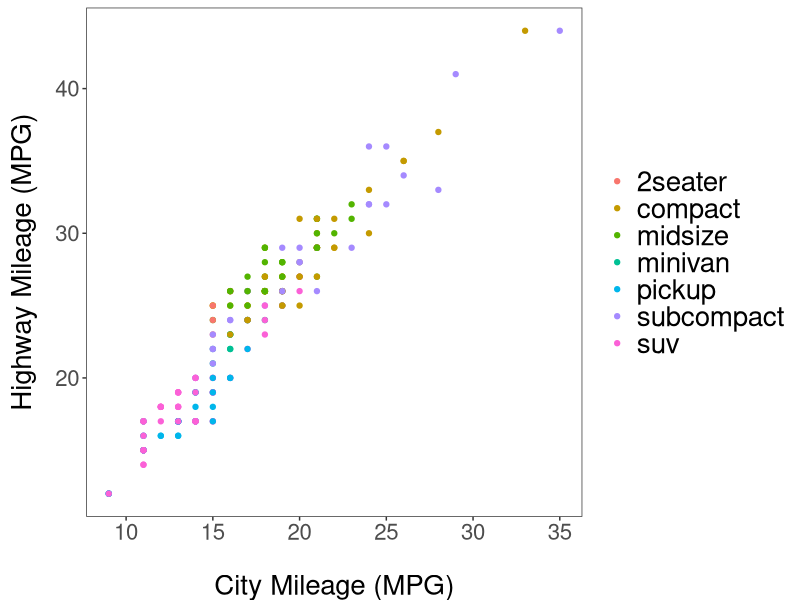
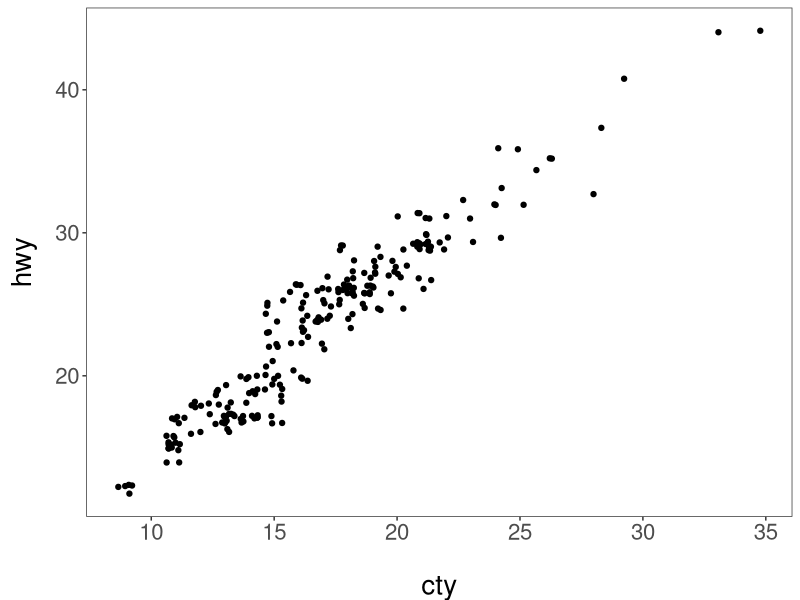
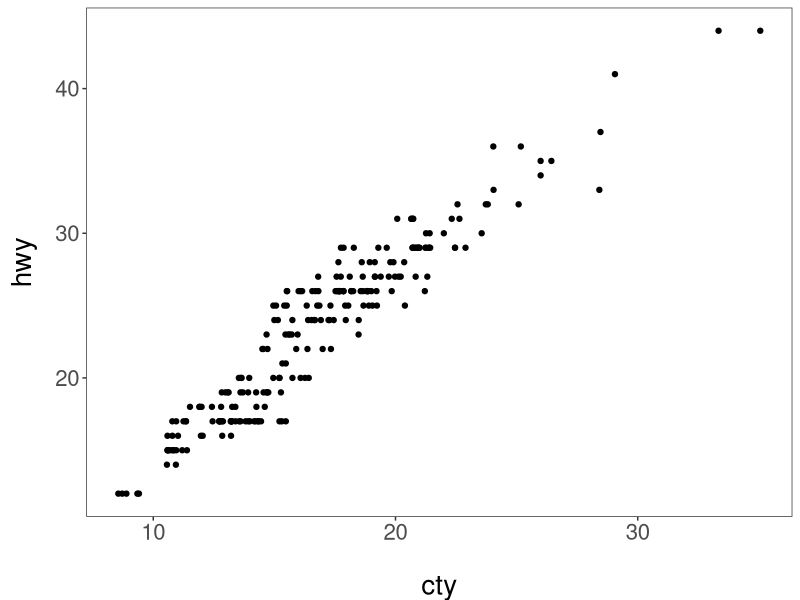
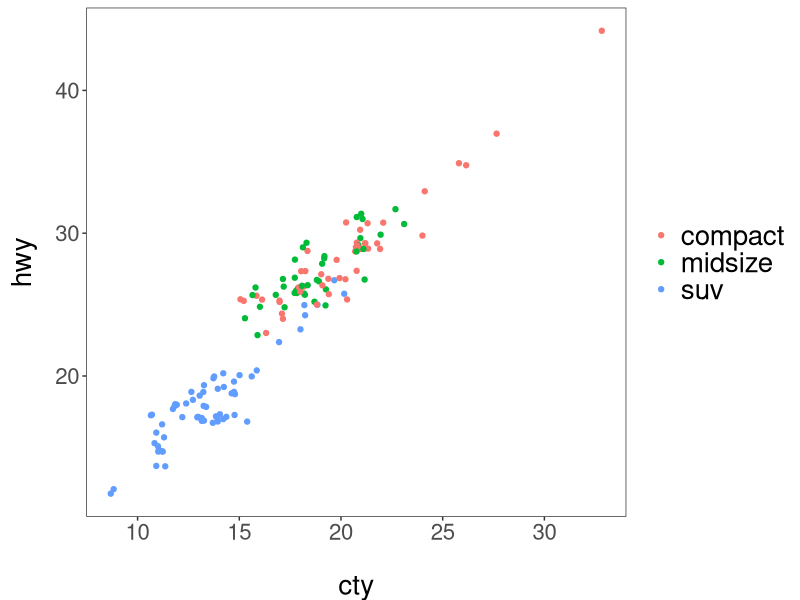
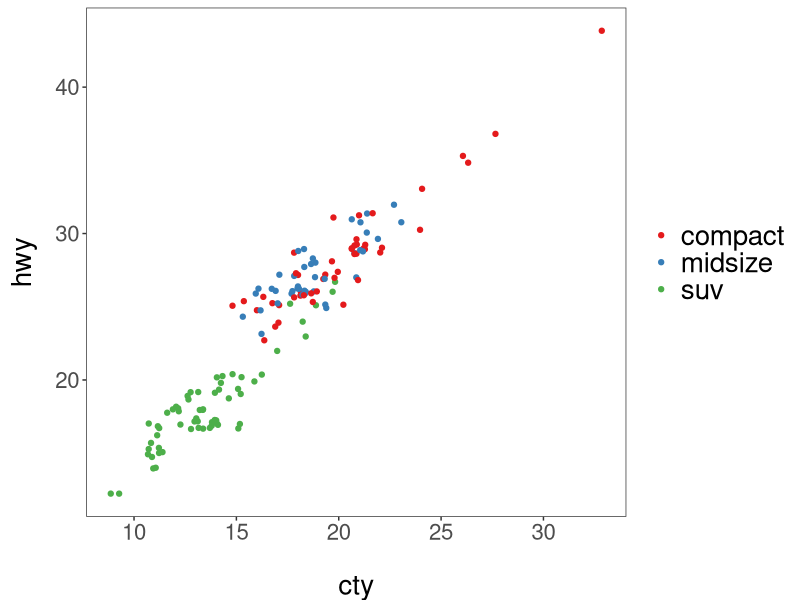
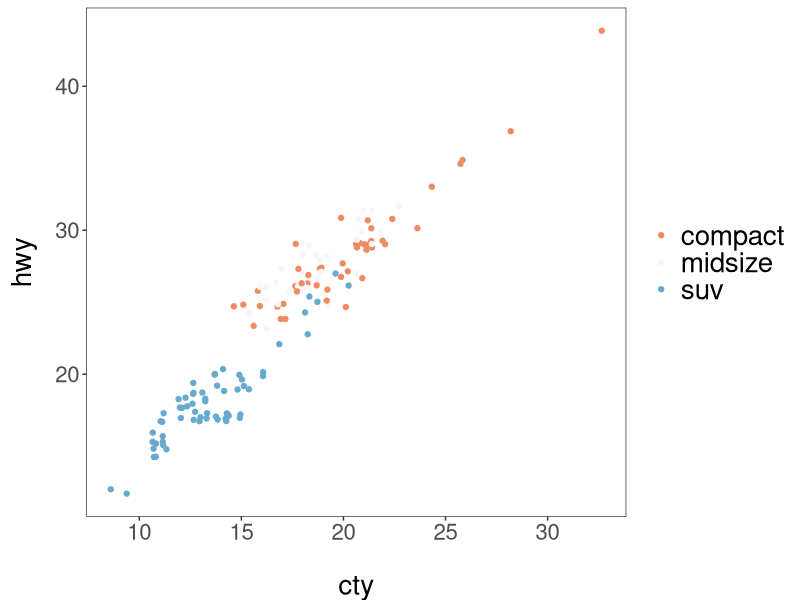
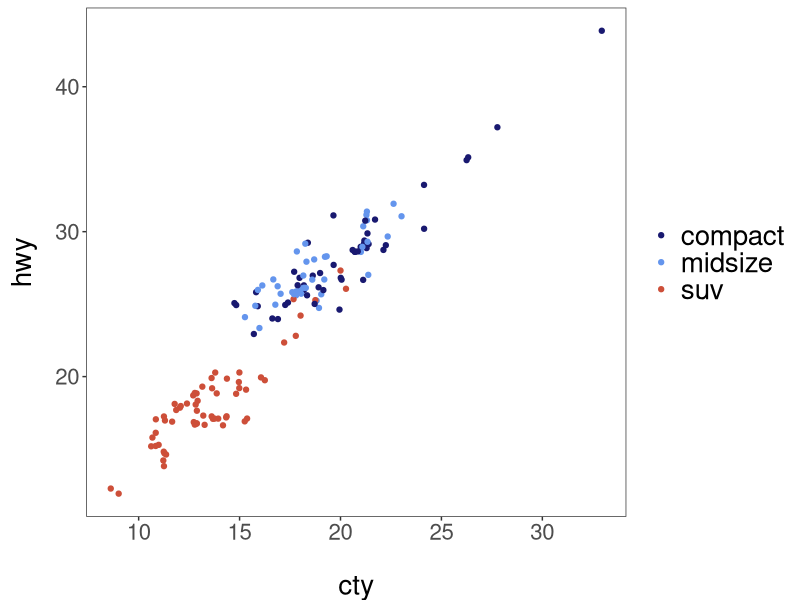
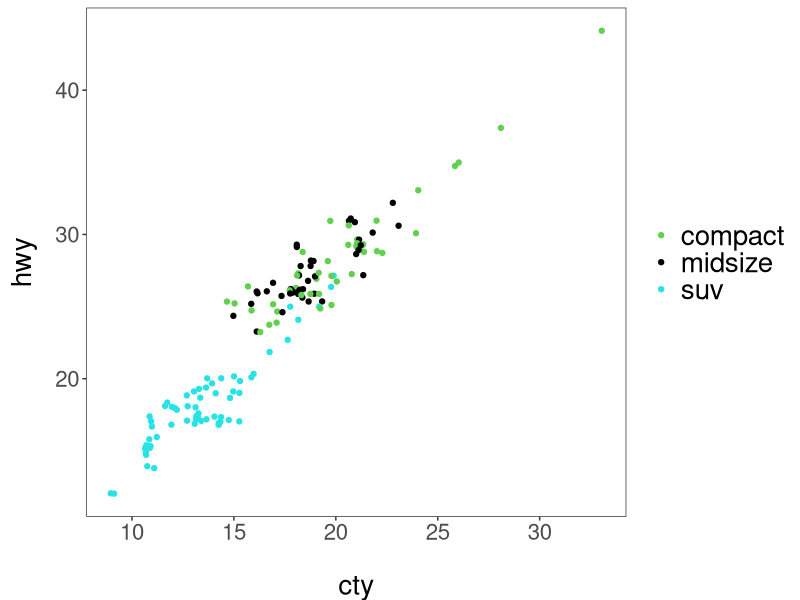

Reproduce these figures in R, in order. (Note: this script raises an error after producing the figures.)
# ---------------------------------------------------------- #
#### MODULE 3: Plot even more data!                       ####               
# ---------------------------------------------------------- #

## OBJECTIVE:
# 1. To develop a "grammar of graphics".
# 2. To become comfortable using ggplot2 for exploratory data visualization.


# ---------------------------------------------------------- #
#### SET UP:                                              ####
# ---------------------------------------------------------- #
# REMINDER: In RStudio, open the Rproject for our course (UNCG_DataWrangling), 
# pull any changes from GitHub, and navigate to the branch you created for 
# yourself (just a single branch for the whole semester) in RStudio's Git tab.
# Open this week's assignment in this new branch to complete and submit on GitHub.
# Ideally, you'll commit your answers a bit at a time as you work through
# this assignment, rather than committing all at once at the end.

# Reminder of some helpful resources for graphing in R:
# ggplot Cookbook: http://www.cookbook-r.com/Graphs/
# Official ggplot2 Book: https://ggplot2-book.org/
# Themes in ggplot2: https://ggplot2-book.org/polishing.html#themes

# In ggplot2, aesthetic means “something you can see”. Each aesthetic is a
# mapping between a visual cue and a variable.
# Examples include:
# position (i.e., on the x and y axes)
# color (“outside” color)
# fill (“inside” color)
# shape (of points)
# line type
# size

# Each type of geometric object (geom) accepts only a subset of all aesthetics.
# Refer to the geom help pages to see what mappings each geom accepts. Aesthetic
# mappings are set with the aes() function.

# TASK: We will be using the ggplot2 package for graphing. Fortunately, ggplot2 
# is nested within the tidyverse package (along with many others).
# Start by writing code to load the tidyverse library.
# HINT: see the end of assignment #1 if you forgot how to load a package.
setwd("/Users/rachaelbrenneman/Desktop/data_wrangle/UNCG_DataWrangling")
library(tidyverse)

# TASK: Write code below to set your theme to black and white and both your major
# AND minor gridlines to element_blank for all plots you'll be making today.
# HINT: Check back to last week's assignment section 1.9 for setting themes for
# all plots.
theme_set(theme_bw())
theme_update(axis.title.x = element_text(size = 20, vjust = -0.35, margin = margin(t = 15)),
             axis.text.x = element_text(size = 16),
             axis.title.y = element_text(size = 20, angle = 90,
                                         vjust = 0.5, margin = margin(r = 15)),
             axis.text.y = element_text(size = 16),
             plot.title = element_text(size = 24, vjust = 2),
             panel.grid.major = element_blank(),
             panel.grid.minor = element_blank(),
             legend.title = element_blank(),
             legend.text = element_text(size = 20))

# ---------------------------------------------------------- #
#### 1.0 CORRELATION                                      ####
# ---------------------------------------------------------- #

# We learned how to make correlations last week, but it never hurts to get
# more practice! Let's start by using a data set built into ggplot2.
# The mpg dataset looks at the gas efficiency of different cars. Run the following
# code to load the data:
data(mpg, package = "ggplot2")

# TASK: Create a scatterplot (i.e., a dot plot) to relate city and highway mileage.
# Color the points by the class of car (class column) and label the x and y axis 
# to be more informative (City Mileage (MPG) vs Highway Mileage (MPG)).
# HINT: Refer back to last week's assignment or the ggplot help resources if you 
# forget how to make a scatterplot.
ggplot(mpg, aes(x = cty, y = hwy, color=as.factor(class))) +
  ylab("Highway Mileage (MPG)") +
  xlab("City Mileage (MPG)") +
  geom_point()

# Looks alright, but the graph may be hiding some information...
# QUESTION: How many data points are in the mpg dataframe?
#there are 234 observations

# QUESTION: Approximately how many dots are in the graph you just made? How does
# that compare to the number of observations in the dataframe?
#not 234
#maybe around 100

# Try another correlation-focused geom that addresses this problem by running
# the following code:
ggplot(data=mpg, aes(x=cty, y=hwy)) + 
  geom_jitter()


# QUESTION: What happened when you created the plot with geom_jitter?
#very different graph - much more points - more clusters - not as evenly spaced

# QUESTION: Run the code to create a plot using geom_jitter a second time. Then run it
# again and again. What happens each time? Why is this happening?
# it looks like it has different spreads each time it is run

# TASK: The default in geom_jitter is to jitter (or slightly move) the points away
# from each other in both the x and y directions. Check the help file for geom_jitter
# and write code below to make a graph where you jitter points in only the x-dimension
# by 0.5.
ggplot(data=mpg, aes(x=cty, y=hwy)) + 
  geom_jitter(width = 0.5, height = 0)

# ---------------------------------------------------------- #
#### 1.1 DETOUR! COLORS, COLORS, COLORS                   ####
# ---------------------------------------------------------- #

# Our world is so colorful, and our graphs can be too! But we want to be mindful
# of our color choices to not only be beautiful, but also informative and accessible.

# TASK: Create a new dataframe that filters our mpg data down to only information
# for car classes compact, midsize, and suv using an %in% statement. Name your 
# new dataframe mpgSubset.
# HINT: Refer back to the Transform assignment if you want help with %in% (or 
# try googling!)
mpgSubset <- mpg %>% 
  mutate(class = ifelse(class %in% c("compact", "midsize", "suv"), class, NA)) %>% 
           na.omit(class)

# ggplot has lots of nice (and some not so nice) built-in color palettes that we 
# can use to fill our bars with color. Try running the following code:
ggplot(data=mpgSubset, aes(x=cty, y=hwy, color=class)) +
  geom_jitter()

# The code above supplies us with ggplot's default color palette, which I find not
# so pleasing. Let's try to change this!

# We can add a statement specifying the scale of colors we would prefer. One way
# to do this is to use other pre-set palettes from ggplot. Run the code below to 
# ask ggplot to use the color brewer's palette called Set 1.
ggplot(data=mpgSubset, aes(x=cty, y=hwy, color=class)) +
  geom_jitter() +
  scale_color_brewer(palette="Set1")

# Alternatively, we could use the "RdBu" palette:
ggplot(data=mpgSubset, aes(x=cty, y=hwy, color=class)) +
  geom_jitter() +
  scale_color_brewer(palette="RdBu")

# QUESTION: Investigate the color brewer's range of palettes at this website: 
# https://r-graph-gallery.com/38-rcolorbrewers-palettes.html
# What do you notice about the colors chosen from each of the palettes that we
# used above? (i.e., does it use the first three colors in the palette? The last
# three? Some other combination?)
#Both of the colors are used in different orders depending on the set
#the website says that there are different types of sets, and I think that this is
#one of those times that they are meant to work differently

# We could also pick out EXACTLY which colors we want for our figure. 
# There are 4 main ways to specify colors in R:
### by name
### by number
### by Hex code
### with the rgb() function

# By Name: R allows you to call more than 600 colors by name! Run the following
# code to see a list:
colors()

# We can put in the colors we chose for each variable by adding the 
# scale_color_manual() function to our plot. Try it out by running the following
# code:
ggplot(data=mpgSubset, aes(x=cty, y=hwy, color=class)) +
  geom_jitter() +
  scale_color_manual(values=c('midnightblue', 'cornflowerblue', 'tomato3'))


# You can also chose colors by number, which are assigned in R.

# TASK: Copy and paste the code to make our scatterplot and replace the color names
# with three numbers of your choice (between 1 and 657). How does your new figure look?
# HINT: remember to remove the quotation marks when calling numbers.
ggplot(data=mpgSubset, aes(x=cty, y=hwy, color=class)) +
  geom_jitter() +
  scale_color_manual(values=c(627, 617, 533))

# QUESTION: How do you think you could figure out which color name belongs to
# each color number?
# HINT: Try creating a dataframe from color() by passing it into the
# as.data.frame() function.
as.data.frame(colors())

# You can also chose colors by Hex code. A Hex color code is a 6-symbol code made
# of up to three 2-symbol elements (6 symbols in length all together). Each of 
# the 2-symbol elements represents a color value in the Red-Green-Blue (RGB) color
# scale from 0 to 255. Hex codes are written with a # in front of them. Let's try
# out calling our colors using hex code.
ggplot(data=mpgSubset, aes(x=cty, y=hwy, color=class)) +
  geom_jitter() +
  scale_color_manual(values=c('#191970', '#6495ED', '#FF6347'))

# There are two great things about hex codes. First, you can call ANY color you 
# want with a hex code. That is, you're not limited to the 657 colors that are
# in ggplot. By specifying the color by hex code, you can pick literally anything!

# TASK: Google the search term "color picker". This should bring up google's color
# picker (in addition to a billion other color picking websites). Use this color
# picker to generate the hex codes for three new colors of your choice. Then copy
# and paste the above code, replacing the hex codes with your color choices.
ggplot(data=mpgSubset, aes(x=cty, y=hwy, color=class)) +
  geom_jitter() +
  scale_color_manual(values=c('#9d03fc', '#eb700c', '#0cebb7'))

# The second great thing about hex codes is that you can control the transparency
# of your colors. Transparency is set in a hex code by adding two extra symbols
# to the end, which together make up the "alpha" element. Adding 00 to the end 
# of your hex code will make your color completely transparent, while adding FF 
# to the end will make it completely opaque. Any number/letters in-between will 
# result in partial transparency. You can find a complete list of transparencies
# between 0-100% here: https://gist.github.com/lopspower/03fb1cc0ac9f32ef38f4

# TASK: Try out transparency by copying and pasting your graph code below and
# adding the alpha element to the end of each of your hex codes to make your
# first color 0% transparent, your second color 50% transparent, and your third
# color 100% transparent.
ggplot(data=mpgSubset, aes(x=cty, y=hwy, color=class)) +
  geom_jitter() +
  scale_color_manual(values=c('#9d03fc00', '#eb700c80', '#0cebb7FF'))

# QUESTION: What happened to the point that you set to 100% transparent?
#she's gone

# Finally, we can set our colors using the rgb() function. This operates very
# similarly to the hex code, where you can pick exactly the color and transparency
# you want. Try it out by running the following code:
ggplot(data=mpgSubset, aes(x=cty, y=hwy, color=class)) +
  geom_jitter() +
  scale_color_manual(values=c(rgb(.10, .10, .44, .5), 
  rgb(.39, .58, .93, .5), rgb(1.0, .39, .28, .5)))

# TASK: Modify the above code to make all of your points 50% transparent.

# There are so many inventive and artistic people in the world who have expanded
# the offerings for colors in ggplot. Check out some notable ones listed below
# when choosing colors for this assignment.
### Color-blind friendly palettes: https://github.com/JLSteenwyk/ggpubfigs
### Color palettes from vintage National Parks posters: https://github.com/katiejolly/nationalparkcolors
### Color palettes based on Wes Anderson movies: https://github.com/karthik/wesanderson
### Color palettes from famous Dutch paintings: https://github.com/EdwinTh/dutchmasters


# ---------------------------------------------------------- #
#### 1.2 DETOUR! LEGENDS                                  ####
# ---------------------------------------------------------- #

# When you specify colors in your ggplot code, R throws in a bonus legend for free!
# However, this legend is often not as clear or visually appealing as we might 
# prefer. But as with all geometric objects in ggplot, legends can be easily altered.

# Run the following code to create a scatter plot. Feel free to modify the colors
# as you prefer!
ggplot(data=mpgSubset, aes(x=cty, y=hwy, color=class)) +
  geom_jitter()

# QUESTION: Where did ggplot get the legend title and values from?
#from the class

# We could change the title and values in our legend by altering the dataframe
# we are passing into ggplot. But that seems a bit drastic. Instead, we can 
# lean on the same code that specifies our color picks to alter the legend text.
# Try it out by running the following code:
ggplot(data=mpgSubset, aes(x=cty, y=hwy, color=class)) + #generating plot and setting y, x, and what the colors are going to color
  geom_jitter() + #the jitter function
  scale_color_manual(values=c('#FCBA03', '#380754', '#496916'), #setting the colors for  different class
                     name='Class of Car', #name of the scale
                     breaks=c('suv', 'midsize', 'compact'), #there the breaks are for characters?
                     labels=c('SUV', 'Midsize', 'Compact')) #our names for the legend


# TASK: Label each line of the code above with what it is doing.
# HINT: Check the scale_color_manual help file or ggplot Cookbook for more info.


# IMPORTANT: It is important to pay attention to the order you provide ggplot with 
# your color choices and legend labels! Try running the following code:
ggplot(data=mpgSubset, aes(x=cty, y=hwy, color=class)) + 
  geom_jitter() + 
  scale_color_manual(values=c('#FCBA03', '#380754', '#496916'), 
                     name='Class of Car', 
                     breaks=c('suv', 'midsize', 'compact'), 
                     labels=c('Compact', 'SUV', 'Midsize')) 


# QUESTION: What is wrong with the code above? Why is it so important to be
# careful with the order you pass information into ggplot?
#the breaks and the labels are switched around and don't match

# While changing the legend text and factor order takes place in the scale_color_manual
# step, moving the legend around on the graph page is part of the graph theme. We
# can try this out using the code below:
ggplot(data=mpgSubset, aes(x=cty, y=hwy, color=class)) + 
  geom_jitter() + 
  theme(legend.position='top')


# TASK: Modify the code above to have the legend display along the bottom of
# the figure.
ggplot(data=mpgSubset, aes(x=cty, y=hwy, color=class)) + 
  geom_jitter() + 
  theme(legend.position='bottom')

# We can also have the legend located within the area of the graph itself! We can 
# do this by specifying the coordinates for where the legend should go within the
# graph axes. First we set the legend position and then we set the anchoring 
# position by justifying the legend.
### bottom left: 0,0
### bottom right: 1,0
### top left: 0,1
### top right: 1,1

# Try it out by running the following code:
ggplot(data=mpgSubset, aes(x=cty, y=hwy, color=class)) + 
  geom_jitter() + 
  theme(legend.position=c(1,0), legend.justification=c(1,0))

# QUESTION: What happens if you don't include the code for legend justification
# above?
ggplot(data=mpgSubset, aes(x=cty, y=hwy, color=class)) + 
  geom_jitter() + 
  theme(legend.position=c(1,0))
#interupts to graph - in the scale

# TASK: Copy and paste the code from above. Modify it to place the legend in the
# upper left part of the graph.
ggplot(data=mpgSubset, aes(x=cty, y=hwy, color=class)) + 
  geom_jitter() + 
  theme(legend.position=c(0,1), legend.justification=c(0,1))

# Finally, we might want to remove the legend altogether! We would do so by
# modifying the theme as well. 

# TASK: Check the ggplot cookbook to find the legends section. Read what it says 
# about removing the legend. Then copy and paste the graph code from above. Modify
# the code to remove the legend.
ggplot(data=mpgSubset, aes(x=cty, y=hwy, color=class)) + 
  geom_jitter() + 
  theme(legend.position="none")

# ---------------------------------------------------------- #
#### 2.0 DEVIATION                                        ####
# ---------------------------------------------------------- #

# Used to compare variation in values between small number of items (or categories) 
# with respect to a fixed reference.

# Whether the graphical type is a deviation graph or a composition graph (or a 
# ranking graph) may depend on the underlying data structure.

# We used geom_bar() last week with factor data to create a bar graph. But
# geom_bar() is a bit tricky because it can make EITHER a bar graph or a histogram
# depending on the data you give it. The default of geom_bar() is to set stat to 
# count so if you give it just a continuous x value, it will make a histogram. Try
# it with the following code:
ggplot(data=mpg, aes(x=hwy)) + 
  geom_bar()

# In order to have the geom create bars and not a histogram, you must:
# 1) Set stat = identity
# 2) Provide both an x and a y inside the aes(), where x is either a character 
# or factor and y is numeric.

# TASK: Create a dataframe of summary statistics for the mpg data, calculating the
# mean, standard deviation, and standard error for highway mpg grouping by class.
# Name the resulting dataframe highwayMPG and your new variables hwy_mean, hwy_sd,
# and hwy_se.
# HINT: Look back at the Transform assignment if you forget how to summarize the
# data. Also recall, standard error = 1.96*standard deviation.
highwayMPG <- mpg %>% 
  group_by(class) %>% 
  summarize(hwy_mean = mean(hwy), 
            hwy_sd = sd(hwy), 
            hwy_se = 1.96*sd(hwy)) %>% 
  ungroup()
            
# TASK: Create a bar graph showing the average highway MPG on the y-axis and 
# car class on the x-axis. Fill the bars by class. Add in error bar caps that are 20%
# the width pf the bars.
# HINT: Don't forget to change stat from the default in your geom_bar() statement!
ggplot(data=highwayMPG, aes(x=class, y=hwy_mean)) + 
  geom_bar(stat = 'identity', aes(fill = class)) +
  geom_errorbar(aes(ymax=hwy_mean+hwy_se, ymin=hwy_mean-hwy_se, width=.2))

# ---------------------------------------------------------- #
#### 2.1 DETOUR! COLORS AND LEGENDS, AGAIN                ####
# ---------------------------------------------------------- #

# Recall that some geometric elements require fills instead of (or sometimes in
# addition to) colors.

# TASK: Create a bar graph with the mpg summary stats with the following parameters:
# (1) Black bar outline
# (2) Bars filled with the color brewer palette "Dark2" using the scale_fill_manual
#     statement
# (3) No legend
# (4) Informative x- and y-axis labels. 
ggplot(data=highwayMPG, aes(x=class, y=hwy_mean)) + 
  geom_bar(stat = 'identity', aes(fill = class), color = 'black') +
  scale_color_brewer(palette="Dark2") +
  theme(legend.position = "none") +
  xlab("Vehicle Class") +
  ylab("Highway Average Mileage")

#geom_boxplot(color = 'purple', fill = 'green')
#scale_color_brewer(palette="RdBu")
# HINT: Carefully consider whether your color and/or fill should go within an aes() 
# statement, the scale_fill_manual or scale_color_manual statements, or neither.
# If in doubt, try a bunch of ways until it looks how we want it. And consult 
# your helpful ggplot resources on the web.


# ---------------------------------------------------------- #
#### 2.2 DETOUR! AXIS MODIFICATIONS                       ####
# ---------------------------------------------------------- #

# Run the following code, feeling free to modify colors as you prefer:
ggplot(data=highwayMPG, aes(x=class, y=hwy_mean, fill=class)) +
  geom_bar(stat='identity') 

# QUESTION: Where is ggplot getting the x-axis tick labels from?
#from the class column

# Often our tick labels are not the best. We can modify them to be more informative
# or visually appealing by directly modifying the dataframe, but again this feels
# a bit extreme. Instead, we can directly modify the scale of the axis. For axes
# that deal with categories, we are setting the discrete scale. Try it out by
# running the following code:
ggplot(data=highwayMPG, aes(x=class, y=hwy_mean, fill=class)) +
  geom_bar(stat='identity') +
  scale_x_discrete(labels=c('sport', 'compact', 'midsize', 'minivan', 'pickup', 'subcompact', 'SUV'))

# We can also change the scale of the continuous axes, including how large they are
# and where the tick marks fall as follows:
ggplot(data=highwayMPG, aes(x=class, y=hwy_mean, fill=class)) +
  geom_bar(stat='identity') +
  scale_y_continuous(breaks=seq(0, 50, 10)) +
  coord_cartesian(ylim=c(0,50))

# QUESTION: Try running the code above without the coord_cartesian() statement. 
# What is surprising about the resulting graph? Based on this result, what do you
# think the coord_cartesian() statement does?
#it changes the scaling of the y-axis - c(0,50) makes a vector that the 
#graph will follow I suppose - was a little surpised it went up by tens though

# We can also add a statement into the scale discrete or continuous statements
# to name our axes, rather than putting in a whole separate step of xlab() or ylab().
# Try it out with the following code:
ggplot(data=highwayMPG, aes(x=class, y=hwy_mean, fill=class)) +
  geom_bar(stat='identity') +
  scale_x_discrete(name='Class of Car') +
  scale_y_continuous(name='Mean Highway MPG')


# Finally, we can flip our axes easily in ggplot as follows:
ggplot(data=highwayMPG, aes(x=class, y=hwy_mean, fill=class)) +
  geom_bar(stat='identity') +
  coord_flip()


# TASK: Let's put it all together. Make a graph of the mpg summary stats with the
# following specifications:
# (1) color by class of car using a color scheme of your choice (not the default)
# (2) plot the class of car on the x-axis and the highway MPG on the y axis
# (3) include better names for the x- and y-axis titles
# (4) include better names for the car classes
# (5) set the scale of the highway mpg to run from 0 to 30 with breaks every 5 
# (6) flip your axes
# (7) remove the legend
ggplot(data=highwayMPG, aes(x=class, y=hwy_mean, fill=class)) +
  geom_bar(stat='identity') +
  theme(legend.position = "none") +
  xlab("Car Class") +
  ylab("Highway MPG") +
  scale_x_discrete(labels=c('sport', 'compact', 'midsize', 'minivan', 'pickup', 'subcompact', 'SUV')) +
  scale_color_brewer(palette="Set1") +
  coord_flip()

# ---------------------------------------------------------- #
#### 3.0 RANKING                                          ####
# ---------------------------------------------------------- #
# Used to compare the position or performance of multiple items with respect to 
# each other. Actual values matters somewhat less than the ranking.

# TASK: Create a dataframe of summary statistics for the mpg data, calculating the
# mean, standard deviation, and standard error for CITY mpg grouping by class.
# Name the resulting dataframe cityMPG and your new variables city_mean, city_sd,
# and city_se.
# HINT: Look back at the Transform assignment if you forget how to summarize the
# data. Also, standard error = 1.96*standard deviation.


# Now we want to plot our data in order from smallest to largest city MPG to get
# a ranking. To do so, we need to use the reorder() function to rearrange the data
# going into our x-axis.
ggplot(cityMPG, aes(x=reorder(class, city_mean), y=city_mean)) + 
  geom_bar(stat="identity")

# TASK: Recreate the above ranking figure to include the following:
# (1) class of car on the x-axis with informative axis and tick labels
# (2) MPG ordered from highest to lowest (hint: try google if you're unsure)
# (3) bars with dary grey outlines and filled by class with your favorite color scheme
# (4) error bars with end caps 30% the width of the bars
# (5) y-axis from 0 to 30 with tick marks every 5
# (6) no legend.


# ---------------------------------------------------------- #
#### 4.0 DISTRIBUTION                                     ####
# ---------------------------------------------------------- #
# When you have lots and lots of data points and want to study where and how the
# data points are distributed.

# Histograms can be accomplished with either geom_bar() or geom_histogram()
ggplot(mpg, aes(hwy)) + 
  geom_histogram()

# TASK: Recreate the graph above, but using geom_bar() instead


# TASK: Try making a histogram with the categorical variable 'manufacturer'.
# What error message do you get?


# QUESTION: What happens when you follow the advice of the error message and 
# make stat='count'?
ggplot(mpg, aes(manufacturer)) + 
  geom_histogram(stat="count")


# TASK: Make a boxplot comparing the distribution of cty (city mileage) for
# each class of car.
# HINT: Look back to last week if you forget how to make a boxplot.


# We can also make a different type of distribution, a violin plot using the 
# geom_violin statement as follows:
ggplot(mpg, aes(x=class, y=cty)) + 
  geom_violin()

# QUESTION: What does a violin plot show? Check google if you're unsure.


# ---------------------------------------------------------- #
#### 5.0 COMPOSITION                                      ####
# ---------------------------------------------------------- #
# Bar charts and pie charts are classic ways of showing composition of a dataset.

# TASK: Let's get some data for this task by determining the number of cars from 
# each car manufacturer in our mpg dataframe. We can do this as follows:
manufacturerFreq <- mpg %>% 
  group_by(manufacturer) %>% 
  summarize(frequency=length(manufacturer)) %>% 
  ungroup()

# TASK: Make a bar graph of the number of cars (frequency) by manufacturer using
# the dataframe we created above.


# We can switch the bar chart you created above into a pie chart simply by changing
# the coordinate system through a series of steps as follows:

ggplot(manufacturerFreq, aes(x=manufacturer, y=frequency)) +
  geom_bar(stat="identity") +
  coord_polar()

ggplot(manufacturerFreq, aes(x=manufacturer, y=frequency, fill=manufacturer)) +
  geom_bar(stat="identity") +
  coord_polar()

ggplot(manufacturerFreq, aes(x="", y=frequency, fill=manufacturer)) +
  geom_bar(stat="identity", width=1) +
  coord_polar()

ggplot(manufacturerFreq, aes(x="", y=frequency, fill=manufacturer)) +
  geom_bar(stat="identity", width=1) +
  coord_polar(theta="y")

ggplot(manufacturerFreq, aes(x="", y=frequency, fill=manufacturer)) +
  geom_bar(stat="identity", width=1) +
  coord_polar(theta="y", start=0) +
  theme_void() +
  theme(legend.title = element_text(size = 12.5), 
        legend.text  = element_text(size = 8.5),
        legend.key.size = unit(.75, "lines"))

# TASK: Annotate the code below to describe what each line does:
ggplot(manufacturerFreq, aes(x="", y=frequency, fill=manufacturer)) +
  geom_bar(stat="identity", width=1) +
  coord_polar(theta="y", start=0) +
  theme_void() +
  theme(legend.title = element_text(size = 12.5), 
        legend.text  = element_text(size = 8.5),
        legend.key.size = unit(.75, "lines"))


# ---------------------------------------------------------- #
#### 6.0 CHANGE                                           ####
# ---------------------------------------------------------- #

# Time series are often best visualized with line graphs. Let's try this out
# with some new data:
data("economics")

# TASK: Use the economics dataset to plot the number of people who are unemployed
# over time (unemploy vs date). Make a scatterplot, then connect the points with 
# lines using geom_line().
# HINT: use ?economics to get more information about this dataset.




# ---------------------------------------------------------- #
#### GROUPS AND MAPS                                      ####
# ---------------------------------------------------------- #

# Let's save these for group project options, this assignment is really long!









# REMEMBER: Save and push your script when you're done with this assignment!
